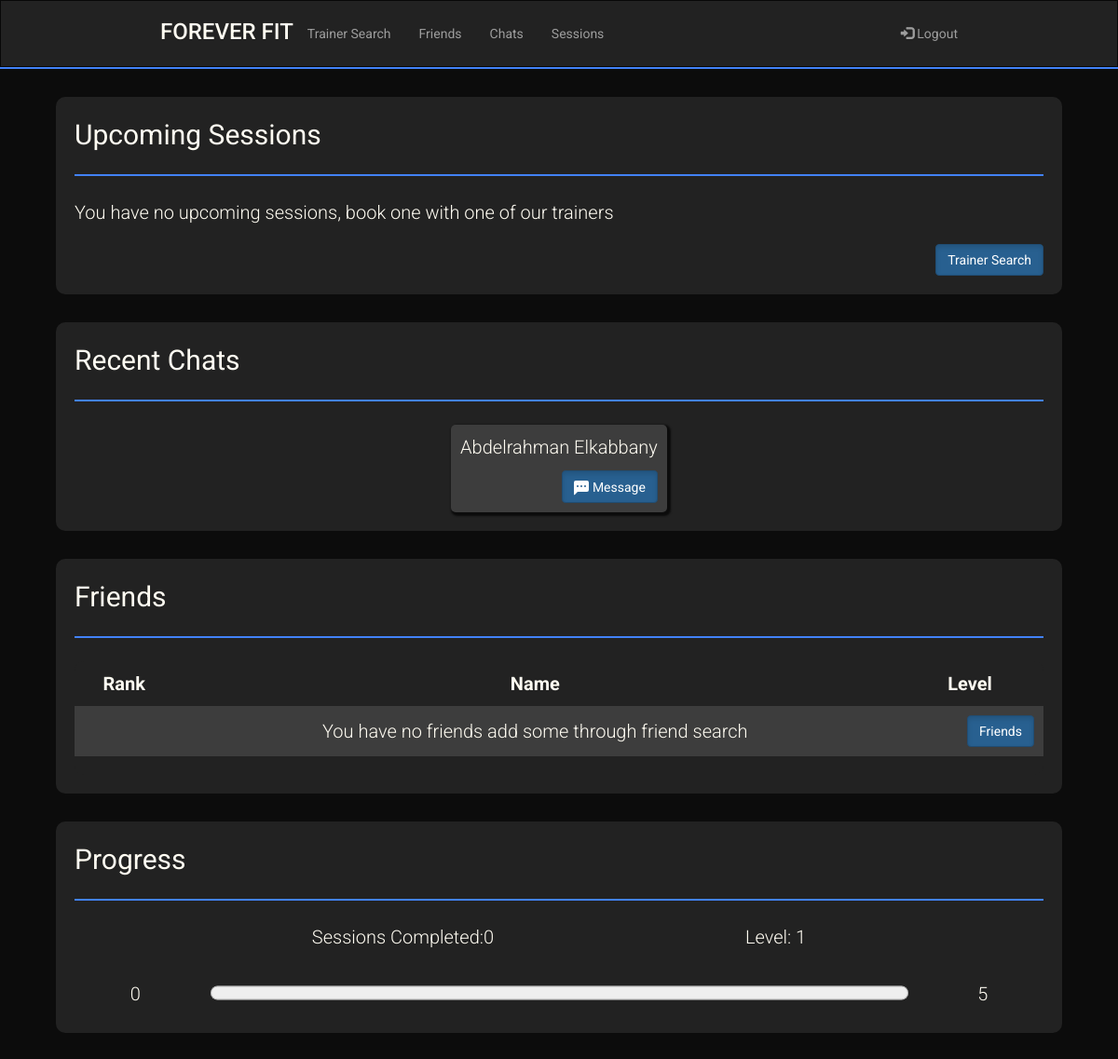
The app's page /Home (signed in) with its own data.
### sql_db.py (models this page shows, shortened)
class UserRooms(UserMixin,db.Model):
    __tablename__ = 'user_rooms'
    id = db.Column(db.Integer, primary_key = True, autoincrement = True)
    trainee_username = db.Column(db.String(80),db.ForeignKey('user.username'))
    trainee_fname = db.Column(db.String(80))
    trainee_lname = db.Column(db.String(80))
    trainer_username = db.Column(db.String(80),db.ForeignKey('user.username'))
    trainer_fname = db.Column(db.String(80))
    trainer_lname = db.Column(db.String(80))

class User(UserMixin,db.Model):
    __tablename__ = 'user'
    username = db.Column(db.String(80), unique=True, primary_key=True)
    fname = db.Column(db.String(120), nullable=False)
    lname = db.Column(db.String(120), nullable=False)
    dob = db.Column(db.String(120), nullable=False)
    password = db.Column(db.String(120), nullable=False)
    isTrainer = db.Column(db.Boolean, nullable = False)
    fitnessGoals = db.Column(db.String(120), nullable=True)
    sessionsCompleted = db.Column(db.Integer, nullable=False)
    rating = db.Column(db.Integer, nullable=True)
    about = db.Column(db.String(120), nullable=True)

### routes.py (the view)
@app.route('/Home')
@login_required
def Home():
    if(not current_user.isTrainer):
        friends = limit_get_friends(current_user.username,5)
        recent_rooms = get_limit_rooms_by_trainee_id(current_user.username,2)
        upcoming_sessions = get_upcoming_sessions_by_trainee_id(current_user.username,2)
        return render_template('home.html',recent_rooms=recent_rooms,friends=friends,upcoming_sessions=upcoming_sessions,
                                current_user = current_user)
    else:
        recent_rooms = get_limit_rooms_by_trainer_id(current_user.username,2)
        upcoming_sessions = get_upcoming_sessions_by_trainer_id(current_user.username,2)
        return render_template('trainer-home.html',recent_rooms=recent_rooms, upcoming_sessions=upcoming_sessions,
                                current_user = current_user)

### main.py (called while the page is built)
    @login.user_loader
    def load_user(uname):
        return User.query.get(uname)

### sql_db.py (called while the page is built)
def get_limit_rooms_by_trainee_id(uname,limit):
    return UserRooms.query.filter_by(trainee_username = uname).order_by(desc(UserRooms.id)).limit(limit).all()

def limit_get_friends(uname,limit):
    return Friends.query.filter(or_(Friends.username_1 == uname, Friends.username_2==uname)).limit(limit).all()

def get_upcoming_sessions_by_trainee_id(uname,limit):
    return Sessions.query.filter_by(trainee_username = uname).order_by(Sessions.date).limit(limit).all()

### templates/home.html (shortened to what this page needs)
<!DOCTYPE html>
<html lang="en">
    <head>
        <link rel="stylesheet" href="https://maxcdn.bootstrapcdn.com/bootstrap/3.4.1/css/bootstrap.min.css" />
        <link rel="stylesheet" href="../static/main.css" />
    </head>
    <body>
        <header>
            <nav class="navbar navbar-inverse" style="border-radius: 0px; margin-bottom: 0px;">
                <div class="container-fluid">
                    <div class="navbar-header mobile-center">
                        <h3 class="logo" href="#">FOREVER FIT</h3>
                    </div>
                    <ul class="nav navbar-nav laptop">
                        <li><a href="/TrainerSearch">Trainer Search</a></li>
                        <li><a href="/Friends">Friends</a></li>
                        <li><a href="/chats">Chats</a></li>
                        <li><a href="/TrainingSessions">Sessions</a></li>
                    </ul>
                    <ul class="nav navbar-nav navbar-right laptop">
                        <li>
                            <a href="/logout"><span class="glyphicon glyphicon-log-in"></span> Logout</a>
                        </li>
                    </ul>
                </div>
            </nav>
            <hr class="header-hr"/>
        </header>
        <main>
            <div class=" widget-holder">
                <div class="widget">
                    <div class="big">Upcoming Sessions</div>
                    <hr>
                    {% if upcoming_sessions %}
                        <div class="flex-row">
                            {% for session in upcoming_sessions %}
                                <div class="home-trainer2">
                                    <p class="small">{{session.trainer_fname}} {{session.trainer_lname}}</p>
                                    <div class="flex-row">
                                        <p class="smaller">{{session.date}} {{session.time}} </p>
                                        <a href="/Class/{{session.id}}" class="btn btn-primary active btn-right" role="button">
                                            Join
                                        </a>
                                    </div>
                                </div>
                            {% endfor %}
                        </div>
                    {% else %}
                        <div class="small">You have no upcoming sessions, book one with one of our trainers</div>
                        <br>
                        <a href="/TrainerSearch" class="btn btn-primary active btn-right" role="button">Trainer Search</a>
                    {%endif%}
                </div>
                <div class="widget">
                    <div class="big">Recent Chats</div>
                    <hr>
                    {% if recent_rooms %}
                        <div class="flex-row">
                            {% for rooms in recent_rooms %}
                                <div class="home-trainer2">
                                    <p class="small">{{rooms.trainer_fname}} {{rooms.trainer_lname}}</p>
                                    <a href="/chat/{{rooms.trainer_username}}" class="btn btn-primary active btn-right" role="button">
                                        Message
                                    </a>
                                </div>
                            {% endfor %}
                        </div>
                    {% else %}
                        <div class="small">No recent chats, pair up with a trainer and start a chat with them</div>
                        <br>
                        <a href="/TrainerSearch" class="btn btn-primary active btn-right" role="button">Trainer Search</a>
                    {%endif%}
                </div>
            </div>
            <div class="widget-holder">
                <div class="widget">
                    <div class="big">Friends</div>
                    <hr>
                    <table>
                        <tr class="top-table">
                            <th>Rank</th>
                            <th>Name</th>
                            <th>Level</th>
                        </tr>
                        {% if friends %}
                            {%for friend in friends%}
                                <tr>
                                    <td class="count"></td>
                                    <td>
                                    {% if friend.username_1 == current_user.username %}
                                        {{friend.user2_fname}} {{friend.user2_lname}}
                                    {% else %}
                                        {{friend.user1_fname}} {{friend.user1_lname}}
                                    {% endif %}
                                    </td>
                                    <td>1</td>
                                </tr>
                            {%endfor%}
                        {%else%}
                            <td></td>
                            <td>You have no friends add some through friend search</td>
                            <td><a class="btn btn-primary active btn-right">Friends</a></td>
                        {%endif%}
                        <tr class="bottom-table">
                            <td></td>
                            <td></td>
                            <td></td>
                        </tr>
                    </table>
                </div>
                <div class="widget" style="margin-bottom: 30px;">
                    <div class="big">Progress</div>
                    <hr>
                    <div class="row">
                        <p class="small">Sessions Completed:{{current_user.sessionsCompleted}}</p>
                        <p class="small">Level: 1</p>
                    </div>
                    <br>
                    <div class="row">
                        <p style="position:relative; top:2px" class="small">0</p>
                        <progress id="file" value="{{current_user.sessionsCompleted}}" max="5"></progress>
                        <p style="position:relative; top:2px" class="small">5</p>
                    </div>
                </div>
            </div>
        </main>
    </body>
</html>

### static/main.css (style rules this page uses)
:root { --black: #0c0c0c; --white: #fffcf2; --red: #e54b4b; --lightred: #f0c1c1; --blue: #4282f8; --darkblue: #356cd1; --grey: #222222; --lightgrey: #3d3d3d; }
@media (min-width : 872px) { .container-fluid { margin-bottom: 10px; } }
@media (min-width : 872px) { .navbar { padding-left: 13%; padding-right: 13%; } }
@media (min-width : 872px) { .navbar-nav { padding-top: 10px; } }
@media (min-width : 872px) { .big { font-size: 30px; } }
@media (min-width : 872px) { .small { font-size: 20px; font-weight: 300; } }
body { font-family: 'Roboto', sans-serif; background-color: var(--black); }
@media (max-width : 1446px) { .widget-holder { padding-left: 5%; padding-right: 5%; display: flex; flex-direction: column; } }
@media (max-width : 1446px) { .widget { margin-top: 30px; } }
main { background-color: var(--black); display: block; overflow: auto; color: var(--white) }
.header-hr { margin-top: 0px; margin-bottom: 0px; border: 1px solid var(--blue); }
.widget { color: var(--white); border-radius: 10px; background-color: #222222; padding: 20px 20px 20px 20px; }
.widget hr { border: 1px solid var(--blue) }
.logo { color: var(--white); }
hr { border: 1px solid #f1f1f1; margin-bottom: 25px; }
.bi { position:relative; bottom: -4px; }
@media (min-width : 711px) { .flex-row { display: flex; flex-direction: row; justify-content: space-evenly; } }
.home-trainer2 { background-color: var(--lightgrey); border-radius: 5px; padding: 10px 10px 10px 10px; box-shadow: 2px 2px 2px 2px var(--black); }
.btn-right { position: relative; float: right; margin-left: 5px; }
table { font-family: 'Roboto', sans-serif; border-collapse: collapse; width: 100%; }
td, th { text-align: center; padding: 10px; }
table { background-color: var(--grey); border-radius: 10px; font-size: 20px; font-weight: 300; }
.top-table { border-top-left-radius: 10px; border-top-right-radius: 10px; }
.bottom-table { border-bottom-left-radius: 10px; border-bottom-right-radius: 10px; }
:root { --gutter: 20px; }
tr:nth-last-child(1) { border-bottom-left-radius: 10px; border-bottom-right-radius: 10px; }
.btn-primary { background-color: var(--blue); }
.row { display: flex; flex-direction: row; justify-content: space-around; }
progress { width: 70%; height: 30px; }
.row { display: flex; flex-direction: row; justify-content: space-between; }

### records on screen
UserRooms: trainer_fname "Abdelrahman", trainer_lname "Elkabbany"
User: sessionsCompleted "0"
